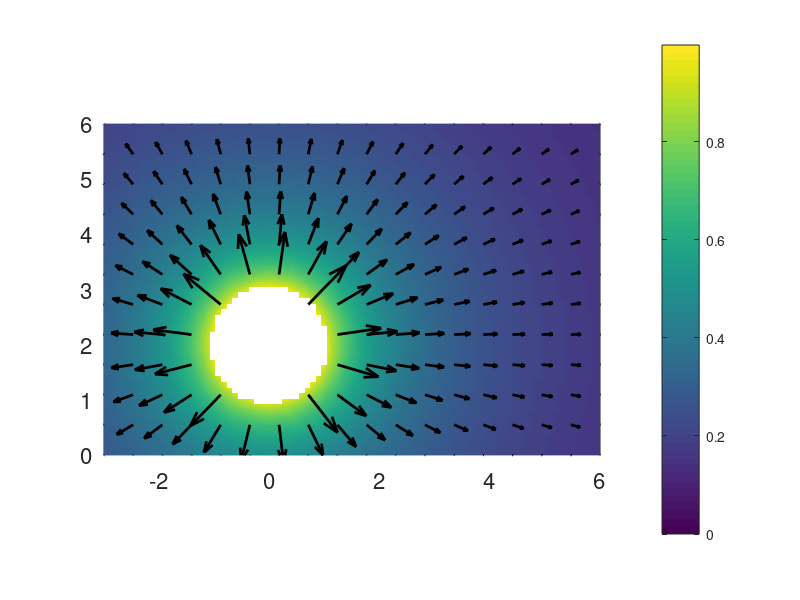

MATLAB code for this plot:
close all
clear all

% --- Common parameters ---
xmin = -3;
xmax = 6;
ymin = 0;
ymax = 6;

% --- Visualize scalar field ---

% Define grid points
xVtr = linspace(xmin, xmax, 90);
yVtr = linspace(ymin, ymax, 60);
[xMtx, yMtx] = meshgrid(xVtr, yVtr);

% Compute scalar field
sFld = 1./sqrt(xMtx.^2 + (yMtx-2).^2);

% Concatenate scalar field (remove values that are too large)
sIdx = find(abs(sFld) > 1); sFld(sIdx) = NaN*sIdx;

% Visualize scalar field
figure(1), clf
pcolor(xMtx, yMtx, sFld), hold on
shading interp
colorbar


% --- visualize vector field ---

% Define grid points
xVtr = linspace(xmin, xmax, 18);
yVtr = linspace(ymin, ymax, 12);
[xMtx, yMtx] = meshgrid(xVtr, yVtr);

% Compute vector field
vxFld = xMtx./(xMtx.^2 + (yMtx-2).^2);
vyFld = (yMtx-2)./(xMtx.^2 + (yMtx-2).^2);

% Concatenate vector field (remove values that are too large)
vIdx = find(sqrt(vxFld.^2 + vyFld.^2) > 1); 
vxFld(vIdx) = NaN*vIdx;
vyFld(vIdx) = NaN*vIdx;

% Visualize vector field
figure(1)
quiver(xMtx, yMtx, vxFld, vyFld, 0, 'k', 'linewidth', 2)
axis equal


% --- font sizes ---
set(gca, 'fontsize', 16)
axis([xmin xmax ymin ymax])